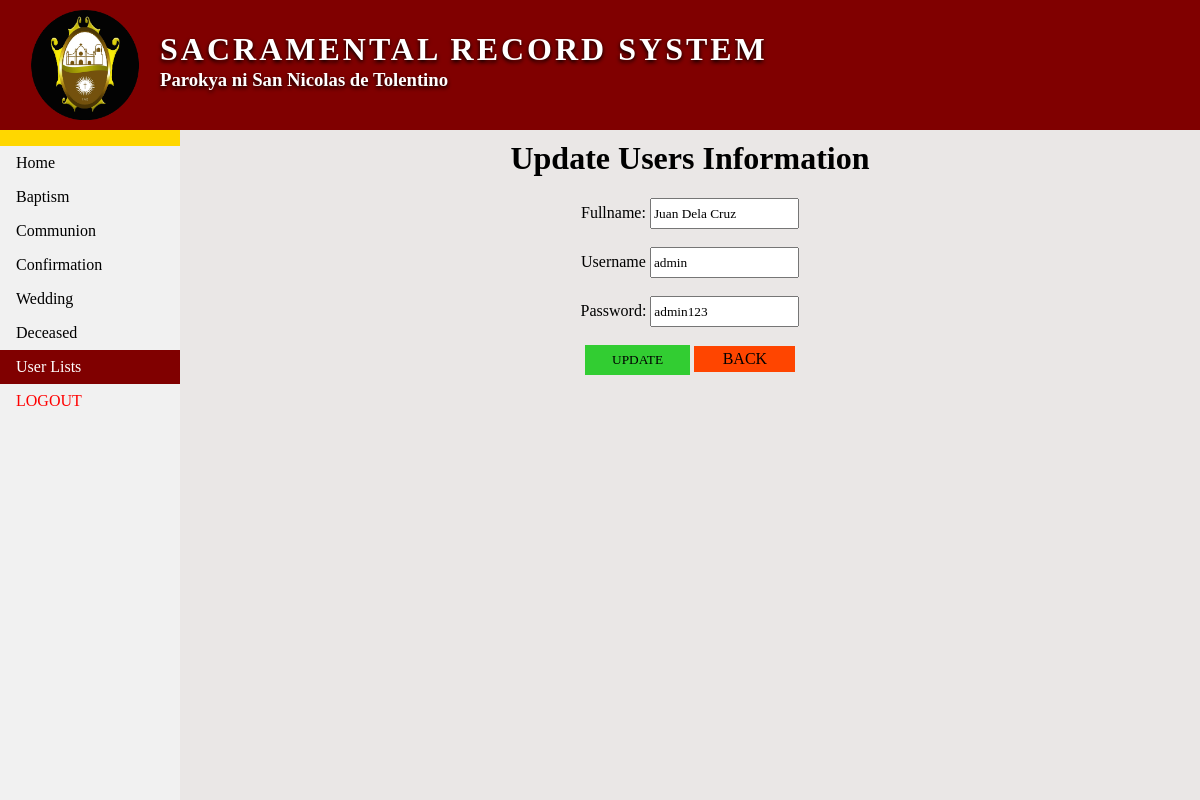
The page /useredit.php?id=1 on the database its author committed.
### tables this page shows
CREATE TABLE IF NOT EXISTS `user_tbl` (
`id` int(11) NOT NULL,
  `username` varchar(255) NOT NULL,
  `password` varchar(255) NOT NULL,
  `fullname` varchar(255) NOT NULL
);

### useredit.php (the view, shortened to what this page needs)
<?php
	include 'connection.php';
	$owner_id = $_REQUEST['id'];
	$result = mysqli_query($con,"SELECT * from user_tbl where id = '$owner_id'");
	$test = mysqli_fetch_array($result);
		$username = $test['username'];
		$password = $test['password'];
		$fullname = $test['fullname'];
?>
<!DOCTYPE html>
<html>
<head>
	<link rel="stylesheet" type="text/css" href="css/style.css">
	<link rel="stylesheet" type="text/css" href="css/style2.css">
</head>
<body>
	<div class="header">
		<img src="images/logo.png">
		<h1>Sacramental Record System</h1>
		<h3>Parokya ni San Nicolas de Tolentino</h3>
	</div>
	<ul>
		<li><a href="#" class="nav-menu" style="background-color: gold;"></a></li>
		<li><a href="home.php" class="nav-menu">Home</a></li>
		<li><a href="baptism.php" class="nav-menu">Baptism</a></li>
		<li><a href="communion.php" class="nav-menu">Communion</a></li>
		<li><a href="confirmation.php" class="nav-menu">Confirmation</a></li>
		<li><a href="wedding.php" class="nav-menu">Wedding</a></li>
		<li><a href="deceased.php" class="nav-menu">Deceased</a></li>
		<li><a href="user.php" class="nav-menu active">User Lists</a></li>
		<li><a href="logout.php" class="nav-menu" style="color: red">LOGOUT</a></li>
	</ul>
	<div class="container-update">
		<h1 align="center">Update Users Information</h1>
		<div class="content-update">
			<center><form method="post" action="usereditexec.php">
				<label>Fullname:</label>
				<input type="text" name="fullname" value="<?php echo $fullname;?>"><br><br>
				<label>Username</label>
				<input type="text" name="username" value="<?php echo $username;?>"><br><br>
				<label>Password:</label>
				<input type="text" name="password" value="<?php echo $password;?>">
				<br><br>
					<input type="submit" name="add" value="UPDATE" style="width: 15%;">
					<a href="user.php">BACK</a>
					<br><br>
				</center>
		</div>
	</div>
</body>
</html>

### css/style.css (style rules this page uses)
body { padding: 0; margin: 0; background-color: #EAE7E6; }
.header { width: 100%; height: 130px; background-color: maroon; }
.header img { width: 110px; margin: 10px 30px; }
.header h1 { position: absolute; top: 10px; left: 160px; letter-spacing: 3px; font-family: century gothic; color: white; text-transform: uppercase; text-shadow: 0px 2px 4px black; margin-bottom: 0px; }
.header h3 { position: absolute; top: 50px; left: 160px; font-family: century gothic; color: white; text-shadow: 0px 2px 4px black; }
ul { list-style-type: none; margin: 0; padding: 0; width: 15%; background-color: #f1f1f1; height: 100%; position: fixed; overflow: auto; }
li { display: block; color: #000; text-decoration: none; }
.nav-menu { display: block; color: #000; padding: 8px 16px; text-decoration: none; font-family: century gothic; }
.active { background-color: maroon; color: white; }

### css/style2.css (style rules this page uses)
.container-update { width: 84%; height: 250px; margin-left: 15.5%; margin-top: 10px; position: relative; }
.container-update h1 { font-family: century gothic; margin-top: 0; }
.content-update { width: 70%; margin: 20px auto; }
.content-update label { font-family: century gothic; }
.content-update input[type=text] { height: 25px; width: 20%; font-family: century gothic; }
.container-update input[type=submit] { background-color: limegreen; height: 30px; border: none; font-family: century gothic; }
.container-update a { text-transform: uppercase; text-decoration: none; color: black; background-color: orangered; padding: .6% 4%; font-family: century gothic; }

### rows shown on the page
user_tbl: fullname "Juan Dela Cruz", username "admin", password "admin123"
